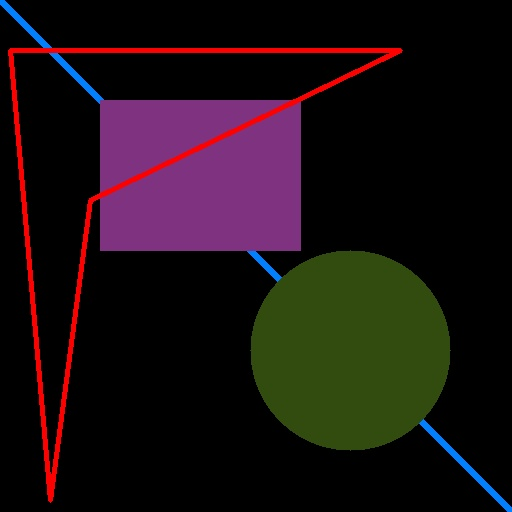
#> input picture day5/draw.jpg, 512 x 512 px, given in place of the camera
$ jupyter execute '1 - Filtering by Color.ipynb'   (text cells are left out)
#> lines starting #> are read from the running program, lines starting #| are printed output that depends on the picture; after the words box and inside, x2 and y2 are one past the last pixel; in counts of white or black regions, pixels touching at a corner belong together
[cell 1]
import cv2
import numpy as np

# Initialize webcam
cap = cv2.VideoCapture(0)

# define range of PURPLE color in HSV
lower_purple = np.array([125,0,0])
upper_purple = np.array([175,255,255])

# loop until break statement is exectured
while True:

    # Read webcam image
    ret, frame = cap.read()
#> frame is the input picture: shape (512, 512, 3); mean B, G, R 18.4, 16, 27.4

    # Convert image from RBG/BGR to HSV so we easily filter
    hsv_img = cv2.cvtColor(frame, cv2.COLOR_BGR2HSV)
#> hsv_img: shape (512, 512, 3); mean H, S, V 30.4, 77.5, 32.5


    # Use inRange to capture only the values between lower & upper_blue
    mask = cv2.inRange(hsv_img, lower_purple, upper_purple)
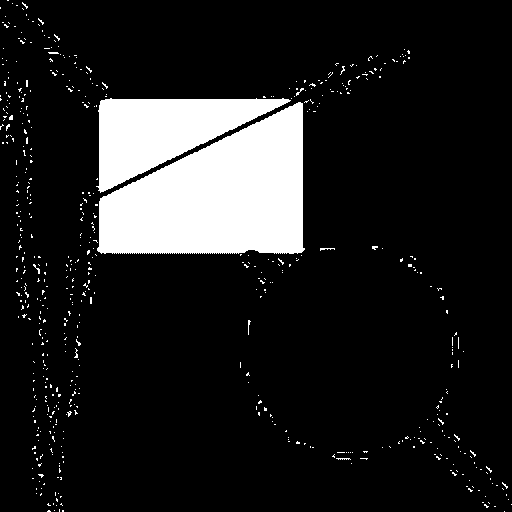
#> mask: shape (512, 512); 12.5% white; 578 white regions (570 under 20 px), largest, box (x1, y1, x2, y2) and area: (97, 102, 305, 254) 21165, (96, 98, 291, 193) 9308, (320, 248, 335, 251) 24

    # Perform Bitwise AND on mask and our original frame
    res = cv2.bitwise_and(frame, frame, mask=mask)
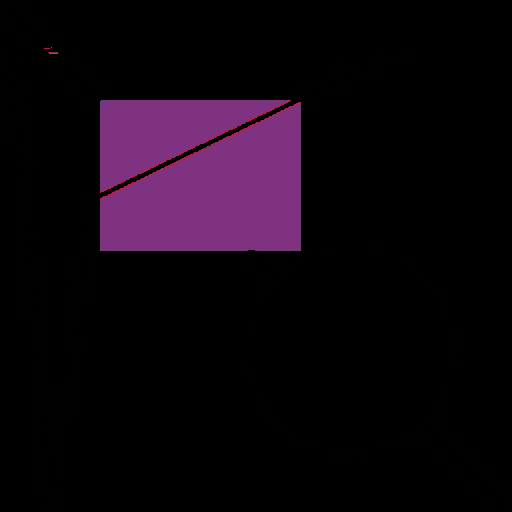
#> res: shape (512, 512, 3); mean B, G, R 14.3, 5.6, 14.4

    cv2.imshow('Original', frame)
    cv2.imshow('mask', mask)
    cv2.imshow('Filtered Color Only', res)
    if cv2.waitKey(1) == 13: #13 is the Enter Key
#> (key Esc is pressed here)
        break

cap.release()
cv2.destroyAllWindows()
